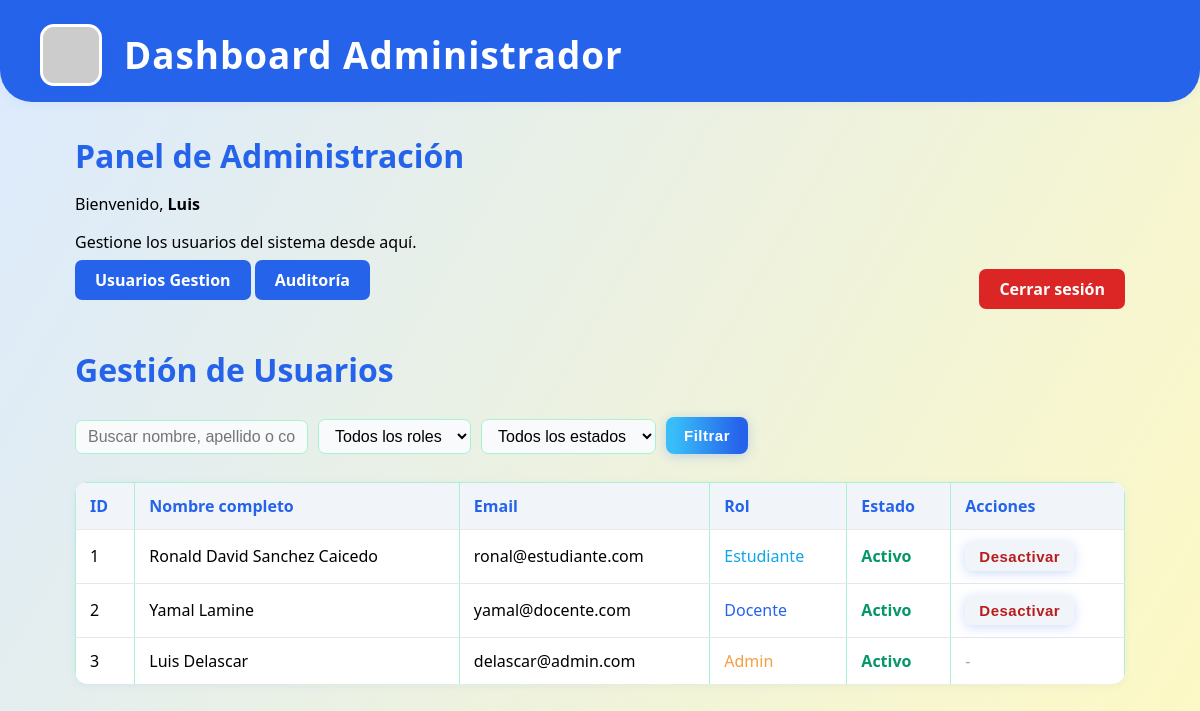
Page /colegio-dashboard/admin_dashboard.php (signed in) on the committed database.
### tables this page shows
CREATE TABLE `usuarios` (
  `id_usuario` int(11) NOT NULL,
  `nombre` varchar(100) NOT NULL,
  `apellido` varchar(100) NOT NULL,
  `documento_identidad` varchar(50) NOT NULL,
  `tipo_usuario` enum('estudiante','docente','admin') NOT NULL,
  `email` varchar(255) NOT NULL,
  `telefono` varchar(20) DEFAULT NULL,
  `direccion` varchar(255) DEFAULT NULL,
  `estado` enum('activo','inactivo') NOT NULL,
  `fecha_registro` timestamp NOT NULL DEFAULT current_timestamp(),
  `password` varchar(255) NOT NULL
);

### colegio-dashboard/admin_dashboard.php (the view, shortened to what this page needs)
<?php
require_once 'includes/db.php';
$busqueda = isset($_GET['q']) ? trim($_GET['q']) : '';
$query = "SELECT id_usuario, nombre, apellido, email, tipo_usuario, estado FROM usuarios WHERE 1=1";
$query .= " ORDER BY tipo_usuario ASC, estado DESC, nombre ASC";
$stmt = $conn->prepare($query);
$stmt->execute();
$res = $stmt->get_result();
$usuarios = $res->fetch_all(MYSQLI_ASSOC);
?>
<!DOCTYPE html>
<html lang="es">
<head>
    <link rel="stylesheet" href="assets/dashboard.css"/>
</head>
<body>
    <?php include 'header_dashboard_d.php'; ?>
    <div class="container" style="max-width:1050px; margin: 0 auto;">
        <div class="dashboard-header">
            <h1>Panel de Administración</h1>
            <p>Bienvenido, <strong><?php echo htmlspecialchars($_SESSION['usuario']['nombre']); ?></strong></p>
            <p>Gestione los usuarios del sistema desde aquí.</p>
            <a href="admin_usuarios.php" class="nuevo-btn" style="background:#2563eb;color:#fff;padding:9px 20px;border-radius:7px;font-weight:700;text-decoration:none;">Usuarios Gestion</a>
            <a href="admin_auditoria.php" class="nuevo-btn" style="background:#2563eb;color:#fff;padding:9px 20px;border-radius:7px;font-weight:700;text-decoration:none;">Auditoría</a>
            <a href="logout.php" class="logout-btn" style="background:#dc2626;color:#fff;padding:9px 20px;border-radius:7px;font-weight:700;text-decoration:none;float:right;">Cerrar sesión</a>
        </div>
        <div class="usuarios-header">
            <h2>Gestión de Usuarios</h2>
            <form class="usuarios-filtros" method="get" action="">
                <input type="text" name="q" placeholder="Buscar nombre, apellido o correo" value="<?php echo htmlspecialchars($busqueda); ?>">
                <select name="tipo_usuario">
                    <option value="">Todos los roles</option>
                </select>
                <select name="estado">
                    <option value="">Todos los estados</option>
                </select>
                <button type="submit">Filtrar</button>
            </form>
        </div>
        <table class="usuarios-table">
            <thead>
                <tr>
                    <th>ID</th>
                    <th>Nombre completo</th>
                    <th>Email</th>
                    <th>Rol</th>
                    <th>Estado</th>
                    <th>Acciones</th>
                </tr>
            </thead>
            <tbody>
            <?php if (count($usuarios) === 0): ?>
                <tr><td colspan="6" style="text-align:center;">No se encontraron usuarios.</td></tr>
            <?php else: foreach ($usuarios as $u): ?>
                <tr>
                    <td><?php echo $u['id_usuario']; ?></td>
                    <td><?php echo htmlspecialchars($u['nombre'] . ' ' . $u['apellido']); ?></td>
                    <td><?php echo htmlspecialchars($u['email']); ?></td>
                    <td class="usuario-tipo-<?php echo $u['tipo_usuario']; ?>">
                        <?php echo ucfirst($u['tipo_usuario']); ?>
                    </td>
                    <td class="usuario-estado-<?php echo $u['estado']; ?>">
                        <?php echo ucfirst($u['estado']); ?>
                    </td>
                    <td>
                        <?php if ($u['tipo_usuario'] != 'admin'): ?>
                        <form method="post" class="acciones-form">
                            <?php if ($u['estado'] == 'activo'): ?>
                                <button type="submit" name="accion" value="desactivar" class="desactivar" title="Desactivar usuario">Desactivar</button>
                            <?php else: ?>
                                <button type="submit" name="accion" value="activar" class="activar" title="Activar usuario">Activar</button>
                            <?php endif; ?>
                        </form>
                        <?php else: ?>
                            <span style="color: #a3a3a3;">-</span>
                        <?php endif; ?>
                    </td>
                </tr>
            <?php endforeach; endif; ?>
            </tbody>
        </table>
    </div>
</body>
</html>

### colegio-dashboard/header_dashboard_d.php
<div class="header">
    <img src="https://ui-avatars.com/api/?name=<?php echo urlencode($_SESSION['usuario']['nombre'].' '.$_SESSION['usuario']['apellido']); ?>&background=dbeafe&color=2563eb&rounded=true&size=96" alt="Avatar Administrador">
    <span class="header-title">
        Dashboard Administrador
    </span>
</div>

### colegio-dashboard/assets/dashboard.css (style rules this page uses)
body { background: linear-gradient(120deg, #dbeafe 0%, #fef9c3 100%); font-family: 'Segoe UI', 'Nunito', Arial, sans-serif; margin: 0; padding: 0; min-height: 100vh; }
.header { display: flex; align-items: center; justify-content: flex-start; background: #2563eb; color: #fff; padding: 24px 0 16px 40px; border-bottom-left-radius: 32px; border-bottom-right-radius: 32px; box-shadow: 0 2px 12px rgba(37,99,235,0.06); margin-bottom: 32px; position: sticky; top: 0; z-index: 20; }
.header img { width: 56px; height: 56px; margin-right: 22px; border-radius: 14px; background: #f1f5f9; border: 3px solid #fff; object-fit: cover; box-shadow: 0 2px 8px #2563eb28; }
.header-title { font-size: 2.3em; font-weight: 800; letter-spacing: 1px; font-family: 'Nunito', 'Segoe UI', Arial, sans-serif; color: #fff; }
h1, h2 { color: #2563eb; margin-bottom: 16px; font-weight: 800; font-family: 'Segoe UI', 'Nunito', Arial, sans-serif; }
table { border-collapse: collapse; width: 100%; background: #f9fafb; margin-bottom: 0.7em; border-radius: 10px; overflow: hidden; box-shadow: 0 1px 6px #2563eb22; }
th, td { border: 1px solid #a7f3d0; padding: 0.7em; text-align: left; }
th { background: #dbeafe; color: #1e40af; font-weight: 700; }
input, select { padding: 10px; border: 1.5px solid #a7f3d0; border-radius: 8px; font-size: 15px; outline: none; background: #f9fafb; transition: border-color 0.2s, box-shadow 0.2s; }
button { background: linear-gradient(90deg, #38bdf8 10%, #2563eb 90%); color: #fff; border: none; padding: 10px 18px; border-radius: 8px; font-size: 15px; font-weight: 700; cursor: pointer; margin-top: 0; letter-spacing: 0.5px; transition: background 0.17s, box-shadow 0.17s; box-shadow: 0 2px 12px #2563eb3a; }

### colegio-dashboard/admin_dashboard.php (style rules this page uses)
.usuarios-header { margin: 30px 0 14px 0; display: flex; flex-direction: column; gap: 10px; }
.usuarios-header h2 { color: #2563eb; font-size: 2em; font-weight: 800; }
.usuarios-filtros { display: flex; gap: 10px; flex-wrap: wrap; align-items: end; }
.usuarios-filtros input, .usuarios-filtros select { border-radius: 7px; border: 1.5px solid #a7f3d0; padding: 7px 12px; font-size: 16px; background: #f9fafb; }
.usuarios-table { width: 100%; border-collapse: collapse; margin-top: 28px; background: #fff; border-radius: 13px; box-shadow: 0 2px 10px #2563eb10; overflow: hidden; }
.usuarios-table th, .usuarios-table td { padding: 12px 14px; border-bottom: 1px solid #e5e7eb; text-align: left; }
.usuarios-table th { background: #f1f5f9; color: #2563eb; font-weight: bold; }
.usuarios-table tr:last-child td { border-bottom: none; }
.usuario-estado-activo { color: #059669; font-weight: 700; }
.usuario-tipo-admin { color: #f59e42; }
.usuario-tipo-docente { color: #2563eb; }
.usuario-tipo-estudiante { color: #0ea5e9; }
.acciones-form { display: flex; gap: 8px; }
.acciones-form button { border: none; background: #f1f5f9; color: #2563eb; padding: 6px 14px; border-radius: 6px; font-weight: 700; cursor: pointer; transition: background 0.15s, color 0.15s; }
.acciones-form .desactivar { color: #b91c1c; }

### rows in the picture
usuarios: id_usuario "1", nombre+apellido "Ronald David Sanchez Caicedo", email "ronal@estudiante.com", tipo_usuario "Estudiante", estado "Activo", shows "Desactivar"
usuarios: id_usuario "2", nombre+apellido "Yamal Lamine", email "yamal@docente.com", tipo_usuario "Docente", estado "Activo", shows "Desactivar"
usuarios: id_usuario "3", nombre+apellido "Luis Delascar", email "delascar@admin.com", tipo_usuario "Admin", estado "Activo"

### other values in the picture
$_SESSION['usuario']['nombre'] "Luis"
